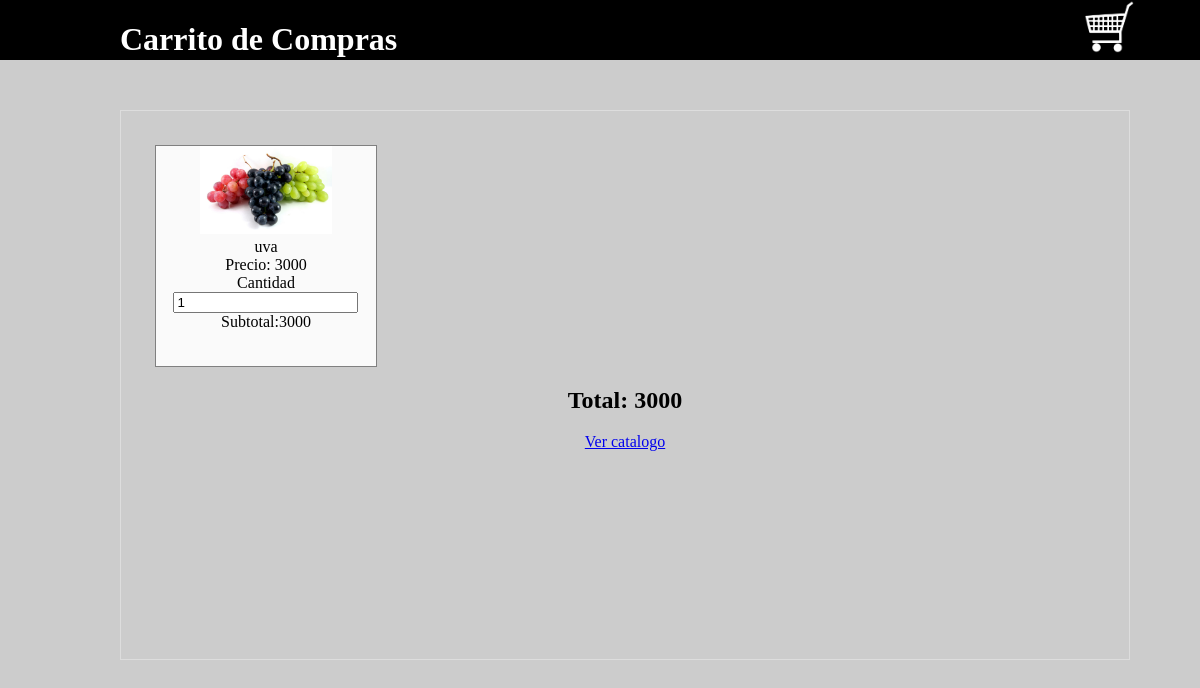
Screenshot of /vfruitsp/carrito_compra.php?id=2 with the database file from the repository.
### tables this page shows
CREATE TABLE `productos` (
  `id` bigint(11) NOT NULL,
  `nombre` text NOT NULL,
  `descripcion` text NOT NULL,
  `imagen` text NOT NULL,
  `precio` double NOT NULL
);

### vfruitsp/carrito_compra.php (the view, shortened to what this page needs)
<?php
 include './public/conexion_compra.php';
 if(isset($_SESSION['carrito'])){
  if(isset($_GET['id'])){
    $arreglo=$_SESSION['carrito'];
    $encontro=false;
    $numero=0;
    for($i=0;$i<count($arreglo);$i++){
     if($arreglo[$i]['Id']==$_GET['id']){
      $encontro=true;
      $numero=$i;
     }
    }
    if($encontro==true){
     $arreglo[$numero]['Cantidad']=$arreglo[$numero]['Cantidad']+1;
     $_SESSION['carrito']=$arreglo;
    }else{
     $nombre="";
     $precio=0;
     $imagen="";
     $re=mysqli_query($conexion,"select * from productos where id=".$_GET['id']);
     while ($f=mysqli_fetch_array($re)) {
      $nombre=$f['nombre'];
      $precio=$f['precio'];
      $imagen=$f['imagen'];
     }
     $datosNuevos=array('Id'=>$_GET['id'],
         'Nombre'=>$nombre,
         'Precio'=>$precio,
         'Imagen'=>$imagen,
         'Cantidad'=>1);
     array_push($arreglo, $datosNuevos);
     $_SESSION['carrito']=$arreglo;
    }
   }
 }else{
  if(isset($_GET['id'])){
   $re=mysqli_query($conexion,"select * from productos where id=".$_GET['id']);
  }
 }
?>
<!DOCTYPE html>
<html lang="es">
<head>
   <link rel="stylesheet" type="text/css" href="./css/compras.css">
</head>
<body>
 <header>
  <h1>Carrito de Compras</h1>
  <a href="./carrito_compra.php" title="ver carrito de compras">
   <img src="./img/c.png">
  </a>
 </header>
 <section>
  <?php
   $total=0;
   if(isset($_SESSION['carrito'])){
   $datos=$_SESSION['carrito'];
   $total=0;
   for($i=0;$i<count($datos);$i++){
 ?>
    <div class="producto">
     <center>
      <img src="./productos/<?php echo $datos[$i]['Imagen'];?>"><br>
      <span><?php echo $datos[$i]['Nombre'];?></span><br>
      <span>Precio: <?php echo $datos[$i]['Precio'];?></span><br>
      <span>Cantidad <input type="text" value="<?php echo $datos[$i]['Cantidad'];?>"></span><br>
      <span>Subtotal:<?php echo $datos[$i]['Cantidad']*$datos[$i]['Precio'];?></span><br>
     </center>
    </div>
  <?php
   $total=($datos[$i]['Cantidad']*$datos[$i]['Precio'])+$total;
  }
   }else{
    echo '<center><h2>No has añadido ningun producto</h2></center>';
   }
   echo '<center><h2>Total: '.$total.'</h2></center>';
  ?>
  <center><a href="pag_producto.php">Ver catalogo</a></center>
 </section>
</body>
</html>

### vfruitsp/css/compras.css (style rules this page uses)
html { padding: 0px; margin: 0px; }
body { background-color: #ccc; padding: 0px; margin: 0px; }
header { width: 100%; height: 60px; background-color: black; color:white; }
header h1 { margin-left: 10%; width: 30%; display: inline-block; vertical-align: top; }
header a { width: 50px; margin-left: 50%; display: inline-block; vertical-align: top; }
header a img { width: 100%; }
section { width: 80%; min-height: 500px; border: 1px solid #DDD; padding: 2%; margin:0 auto; margin-left: 10%; margin-top: 50px; }
.producto { width: 23%; height: 220px; background-color: #fafafa; border:1px solid gray; display: inline-block; vertical-align: top; margin-left: 1%; margin-top: 1%; }
.producto img { width: 60%; height: 60%; margin:0 auto; }

### rows the page displays
productos: imagen (picture), nombre "uva", precio "3000", value "1", $datos[$i]['Cantidad']*$datos[$i]['Precio'] "3000"

### other values shown
$total "3000"
